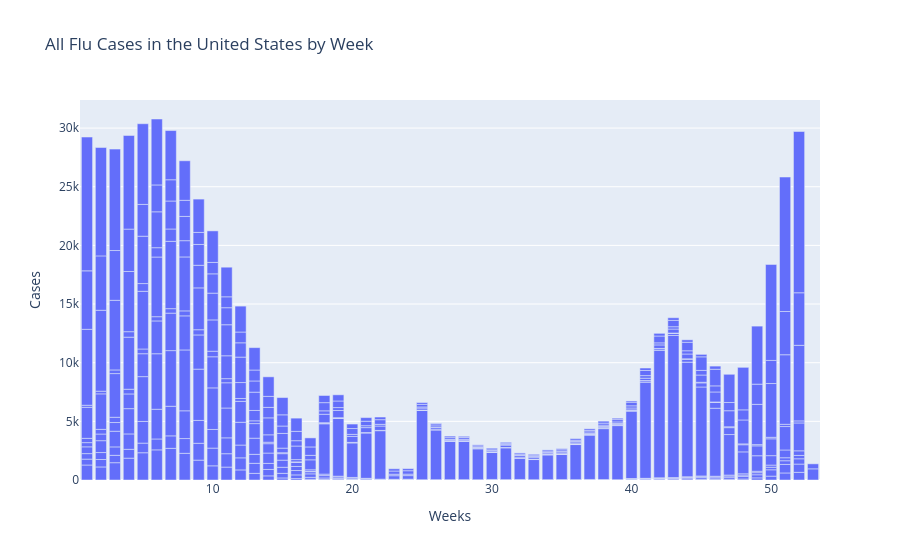

Here is the notebook cell this chart was saved with:
### Code cell
usa = flu[flu['Country'] == 'United States of America']
px.bar(usa, x = 'Week', y = 'ALL_INF', 
       labels = {'Week': 'Weeks', 'ALL_INF': 'Cases'},
       title = 'All Flu Cases in the United States by Week')

### Figure 1 — Plotly figure (JSON) as saved in the notebook; plotly's stock layout.template omitted (floating-point values rounded to 4 significant figures; data arrays with more than 128 entries replaced by an {"elided": "..."} marker saying what was removed)
{"data": [{"alignmentgroup": "True", "hovertemplate": "Weeks=%{x}<br>Cases=%{y}<extra></extra>", "legendgroup": "", "marker": {"color": "#636efa", "pattern": {"shape": ""}}, "name": "", "offsetgroup": "", "orientation": "v", "showlegend": false, "textposition": "auto", "type": "bar", "x": {"elided": "546 int values"}, "xaxis": "x", "y": {"elided": "546 int values"}, "yaxis": "y"}], "layout": {"barmode": "relative", "legend": {"tracegroupgap": 0}, "title": {"text": "All Flu Cases in the United States by Week"}, "xaxis": {"anchor": "y", "domain": [0, 1], "title": {"text": "Weeks"}}, "yaxis": {"anchor": "x", "domain": [0, 1], "title": {"text": "Cases"}}}}
